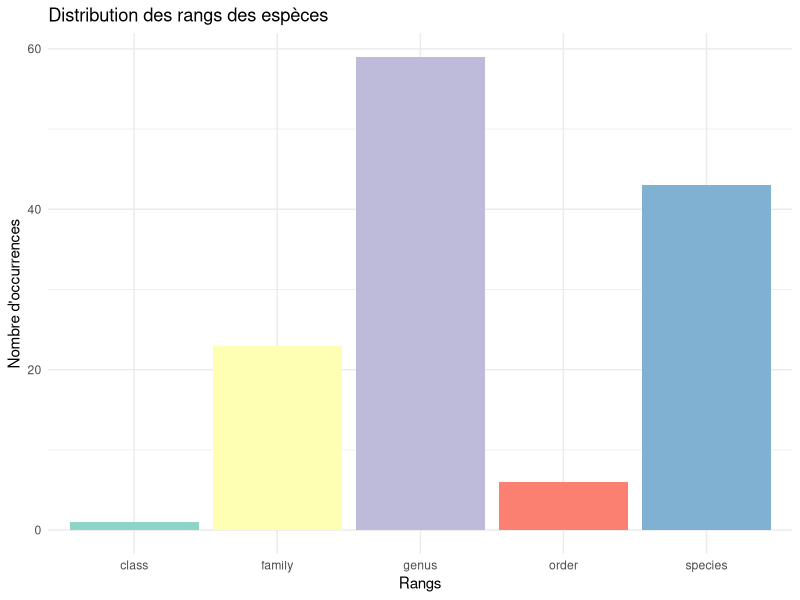

This figure's R source:
library(rio)
library(dplyr)
library(stringi)
library(stringr)
library(ggplot2)
library(readxl)

#########################################################
### Description des espèces végétales échantillonnées ###
#########################################################

# Working directory de Louise
setwd("~/REGIME_ALIM_CHAM_GIT/Regime_alimentaire_chamois")
# Working directory de Marjo
setwd("/Volumes/SHARED/Git_Projects/Regime_alimentaire_chamois")

# Importer le jeu de données trnl 
species_trnl <- read_excel("BDD/ANTAGENE-F1016-FDC70-Regime_Chamois-trnl/ANTAGENE-F1016-FDC70-Regime_Chamois-trnl-seuil_100-100-100.xlsx", col_names = FALSE)
summary(species_trnl)

# J'extrait les deux premières lignes (occurences, vecteur de rangs taxonomiques) pour les isoler. 
# puis convertir en vecteur simple pour manipuler facilement
occurence_trnl_vect <- unlist(species_trnl[1, 20:151])
occurence_trnl_vect <- factor(occurence_trnl_vect)

rangs_trnl_vect <- as.vector(unlist(species_trnl[2, 20:151]))
rangs_trnl_vect <- factor(rangs_trnl_vect)
rangs_trnl_vect

# Vérification et modification des classes 
class(occurence_trnl_vect)
class(rangs_trnl_vect)

# Quelle précision pour mes données ? compter par rangs (species, family etc.)
rangs_trnl_vect
sort(table(rangs_trnl_vect), decreasing = TRUE) #tableau répartition rangs
distribution_species <- as.data.frame(table(rangs_trnl_vect))
colnames(distribution_species) <- c("rangs", "count")


ggplot(distribution_species, aes(x = rangs, y = count, fill = rangs)) +
  geom_col() +                            # barres selon la colonne count
  theme_minimal() +                       # style minimal
  labs(
    x = "Rangs",                           # axe X
    y = "Nombre d'occurrences",            # axe Y
    title = "Distribution des rangs des espèces"  # titre
  ) +
  theme(
    legend.position = "none"                             # enlever la légende si pas utile
  ) +
  scale_fill_brewer(palette = "Set3")                  # palette de couleurs

# Results (du plus représenté au moins représenté : Genus, species, family, order, class)


##### Extraction des donnees avec occurrences par échantillons 
samples_trnl <- species_trnl[, 20:151]

# mettre la ligne des noms de plantes comme nom de colonnes et supprimer la ligne nom (ligne 3).
# + supprimer la ligne somme des occurrences que j'avais extraite plus tôt 
colnames(samples_trnl)<-as.character(samples_trnl[3,])
samples_trnl<-samples_trnl[-3,]
samples_trnl<-samples_trnl[-1,]
##On est pas trop mal 

